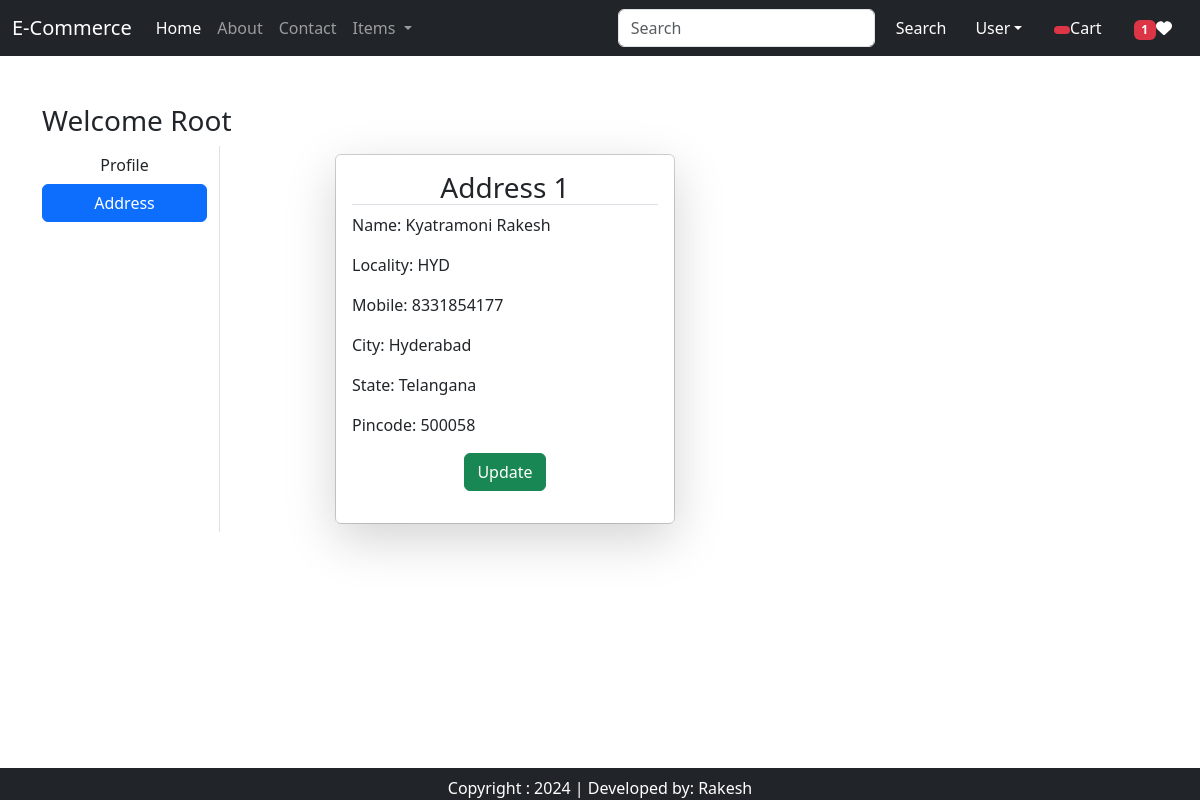
The page /address (signed in) on the database its author committed.
### EcApp/models.py (models this page shows, shortened)
class Customer(models.Model):
    user = models.ForeignKey(User, on_delete=models.CASCADE)
    name = models.CharField(max_length=200)
    locality = models.CharField(max_length=200)
    city = models.CharField(max_length=50)
    mobile = models.IntegerField(default=0)
    zipcode = models.IntegerField()
    state = models.CharField(choices=STATE_CHOICES, max_length=100)

### EcApp/views.py (the view)
@login_required
def address(request):
    totalitems = 0
    wishitem = 0
    if request.user.is_authenticated:
        totalitems = len(Cart.objects.filter(user=request.user))
        wishitem = len(Wishlist.objects.filter(user=request.user))
    add = Customer.objects.filter(user=request.user)
    return render(request,'address.html',locals())

### EcApp/templates/address.html (shortened to what this page needs)
{% extends 'base.html' %}
{% load static %}
{% block main-content %}
<div class="container my-5">
    <div class="row">
        <h3>Welcome <span class="text-capitalize">{{ request.user }}</span></h3>
        <div class="col-sm-2 border-end">
            <ul class="list-unstyled">
                <li class="d-grid"><a href="{% url 'profile' %}" class="btn ">Profile</a></li>
                <li class="d-grid"><a href="{% url 'address' %}" class="btn btn-primary">Address</a></li>
            </ul>
        </div>
        <div class="col-sm-8 offset-sm-1">
            <div class="row">
                {% for ad in add %}
                    <div class="col-sm-6">
                        <div class="card m-2">
                            <div class="card-body shadow-lg ">
                                <h3 class="border-bottom" style="text-align: center">Address {{forloop.counter}}</h3>
                                <p>Name: {{ad.name}}</p>
                                <p>Locality: {{ad.locality}}</p>
                                <p>Mobile: {{ad.mobile}}</p>
                                <p>City: {{ad.city}}</p>
                                <p>State: {{ad.state}}</p>
                                <p>Pincode: {{ad.zipcode}}</p>
                                <p class="text-center"><a href="{% url 'update_add' pk=ad.id %}" type="button" class="btn btn-success">Update</a></p>
                            </div>
                        </div>
                    </div>
                {% endfor %}
            </div>
        </div>
    </div>
</div>
{% endblock main-content %}

### rows shown on the page
Customer: name "Kyatramoni Rakesh", locality "HYD", mobile "8331854177", city "Hyderabad", state "Telangana", zipcode "500058"

### other values the page prints
{{ wishitem }} "1"
{{ request.user }} "Root"
